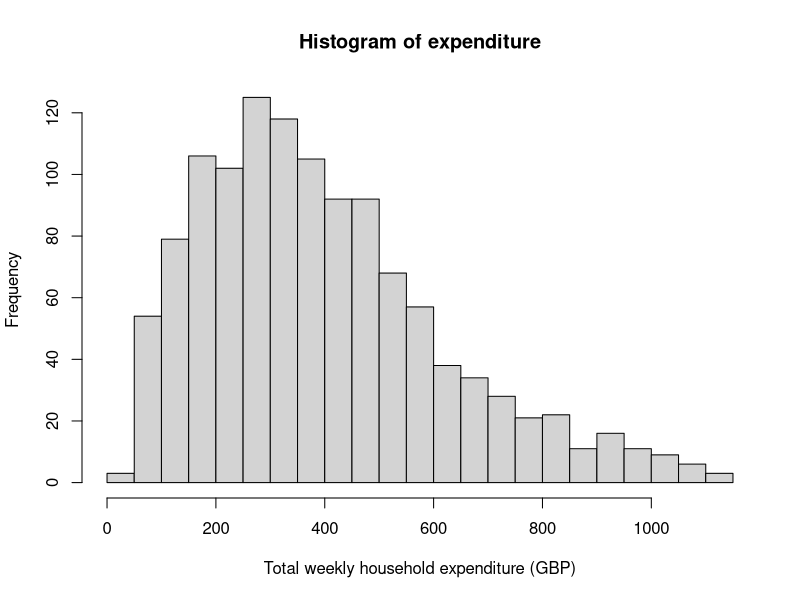
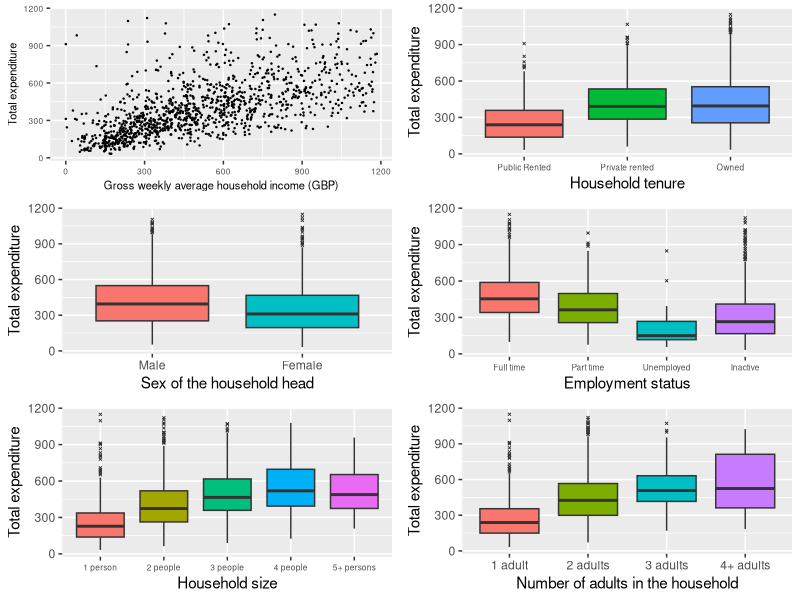
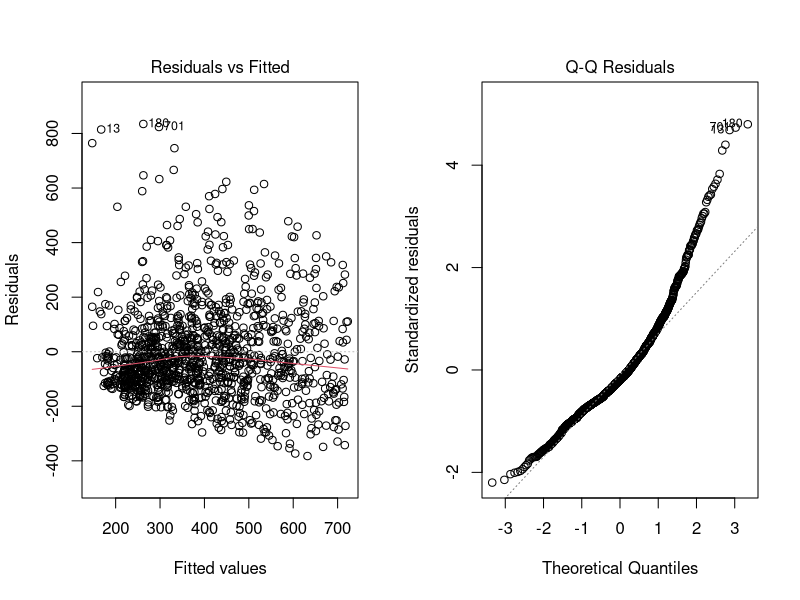
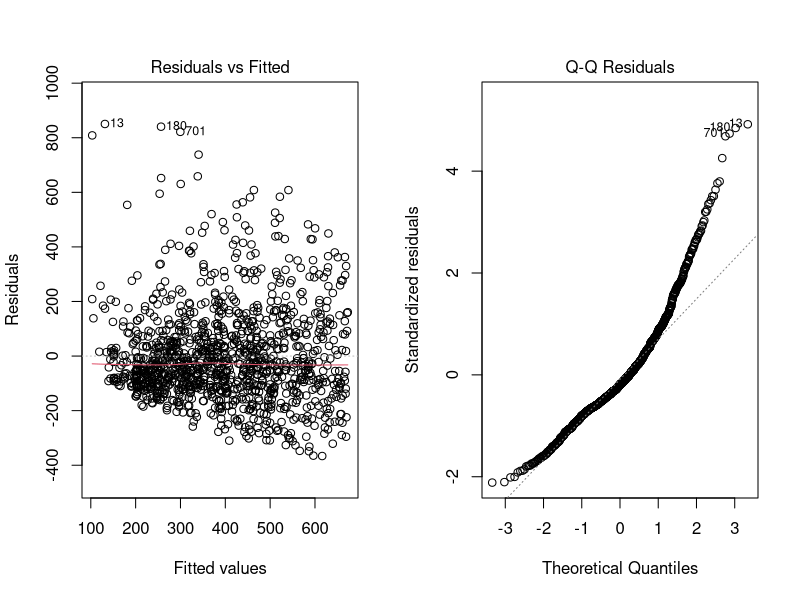
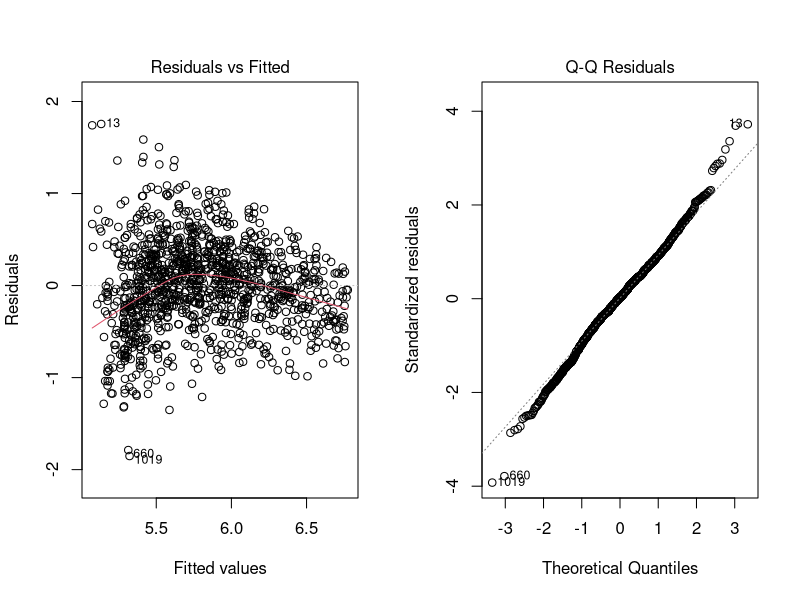
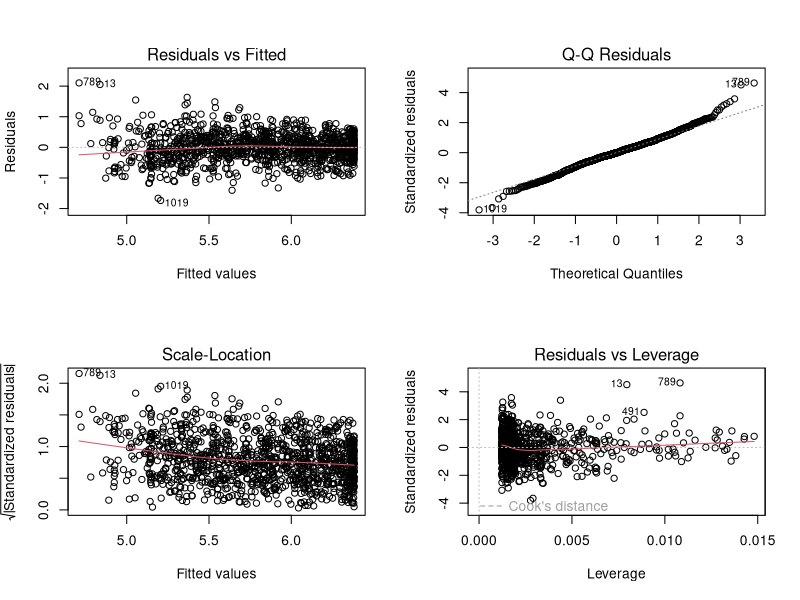
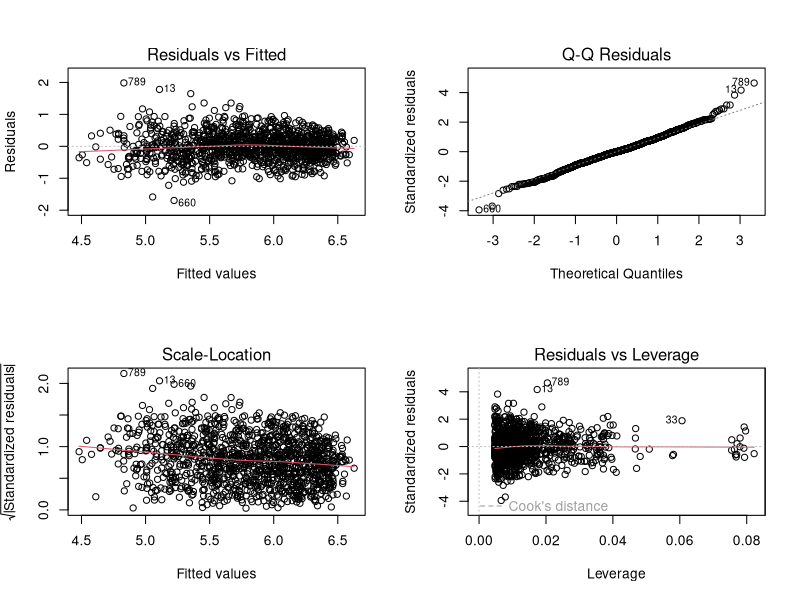
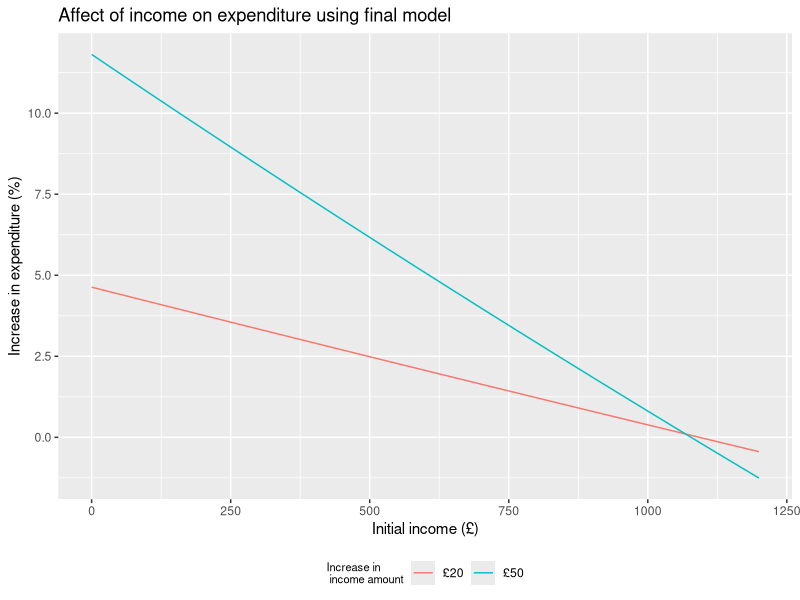

Recreate these plots in R, in order.
## ---- chunk 1
#Initial environment setup
setwd("~/Desktop/GLM/Coursework/GLM-CW")
expend.df <- read.table("expenditure.txt")
library(tidyverse)
library(kableExtra)
library(gridExtra)
library(broom)
library(MASS)
## ---- chunk 2
#Data cleaning

#coding variables as factors
expend.df$house.ten <- factor(expend.df$house.ten,levels=c(1:3),labels=c("Public Rented","Private rented","Owned"))
expend.df$sex.hh <- factor(expend.df$sex.hh,levels=c(1,2),labels=c("Male","Female"))
expend.df$lab.force <- factor(expend.df$lab.force,levels=c(1:4),labels=c("Full time", "Part time","Unemployed","Inactive"))
expend.df$hh.size <- factor(expend.df$hh.size,levels=c(1:5),labels = c("1 person","2 people","3 people","4 people","5+ persons"))
expend.df$hh.adults <- factor(expend.df$hh.adults,levels = c(1:4), labels = c("1 adult","2 adults","3 adults","4+ adults"))

## ---- chunk 3
#Histogram to examine the expenditure
hist(expend.df$expenditure,breaks = 20,
     xlab = "Total weekly household expenditure (GBP)",
     main = "Histogram of expenditure")
## ---- chunk 4
#Creating the 
#scatter plot to look at relationship between income and expenditure
p1<-ggplot(data=expend.df,aes(x=income,y=expenditure))+
  geom_point(size=0.2)+
  xlab("Gross weekly average household income (GBP)")+
  ylab("Total expenditure")+
  theme(axis.text=element_text(size=6),
        axis.title=element_text(size=8))

#boxplots
p2<-ggplot(data=expend.df,aes(y=expenditure,x=house.ten,fill=house.ten))+
  geom_boxplot(outlier.size = 0.5,outlier.shape = 4)+
  xlab("Household tenure")+
  ylab("Total expenditure")+
  guides(fill= "none")+
  theme(axis.text.x = element_text(size = 6))

#scale_fill_discrete(name="Household\ntenure")

p3<-ggplot(data=expend.df,aes(y=expenditure,x=sex.hh,fill=sex.hh))+
  geom_boxplot(outlier.size = 0.5,outlier.shape = 4)+
  xlab("Sex of the household head")+
  ylab("Total expenditure")+
  guides(fill= "none")
  
p4<-ggplot(data=expend.df,aes(y=expenditure,x=lab.force,fill=lab.force))+
  geom_boxplot(outlier.size = 0.5,outlier.shape = 4)+
  xlab("Employment status")+
  ylab("Total expenditure")+
  guides(fill= "none")+
  theme(axis.text.x = element_text(size = 6))

p5<-ggplot(data=expend.df,aes(y=expenditure,x=hh.size,fill=hh.size))+
  geom_boxplot(outlier.size = 0.5,outlier.shape = 4)+
  xlab("Household size")+
  ylab("Total expenditure")+
  guides(fill= "none")+
  theme(axis.text.x = element_text(size = 6))

p6<-ggplot(data=expend.df,aes(y=expenditure,x=hh.adults,fill=hh.adults))+
  geom_boxplot(outlier.size = 0.5,outlier.shape = 4)+
  xlab("Number of adults in the household")+
  ylab("Total expenditure")+
  guides(fill= "none")

grid.arrange(p1,p2,p3,p4,p5,p6,ncol=2,nrow=3)
## ---- chunk 5
#Question 2
#Fitting linear model
lm.income<-lm(expenditure~income,data = expend.df)
#creating table to display results
knitr::kable(as.data.frame(tidy(lm.income)[,1:3]),digits=3,caption = "Estimated coefficients and SE for part 2 model")%>%
  row_spec(0,bold=T)%>%
  kable_styling(position = "center",latex_options = "HOLD_position")
## ---- chunk 6
#Creating diagnostic plots
par(mfrow=c(1,2))
plot(lm.income,1)
plot(lm.income,2)
## ---- chunk 7
#Question 3
#Fitting model
lm.income.sqd <- lm(expenditure~income+I(income^2),data = expend.df)

#Producing table of results
knitr::kable(as.data.frame(tidy(lm.income.sqd)[,1:3]),digits=5,caption = "Estimated coefficients and SE for part 3 model")%>%
  row_spec(0,bold=T)%>%
  kable_styling(position = "center",latex_options = "HOLD_position")
## ---- chunk 8
#Creating diagnostic plots
par(mfrow=c(1,2))
plot(lm.income.sqd,1)
plot(lm.income.sqd,2)
## ---- chunk 9
#Question 4
#Fitting model
lm.log.income<-lm(log(expenditure)~income,data = expend.df)

#Producing table of results
knitr::kable(as.data.frame(tidy(lm.log.income)[,1:3]),digits=5,caption = "Estimated coefficients and SE for part 4 model")%>%
  row_spec(0,bold=T)%>%
  kable_styling(position = "center",latex_options = "HOLD_position")
## ---- chunk 10
#Creating diagnostic plots
par(mfrow=c(1,2))
plot(lm.log.income,1)
plot(lm.log.income,2)
## ---- chunk 11
#Question 4
#Fitting model
lm.log.income.sqd <- lm(log(expenditure)~income+I(income^2),data = expend.df)

#Producing table of results
knitr::kable(as.data.frame(tidy(lm.log.income.sqd)[,1:3]),digits=5,caption = "Estimated coefficients and SE for part 5 model")%>%
  row_spec(0,bold=T)%>%
  kable_styling(position = "center",latex_options = "HOLD_position")
## ---- chunk 12
#Creating diagnostic plots
par(mfrow=c(2,2))
plot(lm.log.income.sqd)
## ---- chunk 13
#Creating dataframe to store measures to compare models by
Model.comparison.data <- data.frame("Model"=c("Part 2","Part 3","Part 4", "Part 5"),
           "AIC"=c(AIC(lm.income),AIC(lm.income.sqd),AIC(lm.log.income),AIC(lm.log.income.sqd)),
           "Adj R squared"=c(glance(lm.income)$adj.r.squared,
                             glance(lm.income.sqd)$adj.r.squared,
                             glance(lm.log.income)$adj.r.squared,
                             glance(lm.log.income.sqd)$adj.r.squared))

knitr::kable(Model.comparison.data,digits=3,caption = "Comparing the AIC and adjusted R squared of models from part 2-5")%>%
  row_spec(0,bold=T)%>%
  kable_styling(position = "center",latex_options = "HOLD_position")
## ---- chunk 14
#calculating percent increase
beta_1 <- 3.117180e-03	
beta_2 <- -1.453272e-06	
x <- 512
inc <- 20
#Formual to calculate oercent increase
(exp(beta_1*(x+inc)+beta_2*(x+inc)^2)/exp(beta_1*x+beta_2*x^2)-1)*100
## ---- chunk 15
#Checking variance inflation factors (generalized as variables include factors)
car::vif(lm(log(expenditure)~income+I(income^2)+hh.size+hh.adults+sex.hh+lab.force+house.ten,data=expend.df))
## ---- chunk 16
#Creating tables for chi-squared test
prop.table(table(expend.df$hh.size,expend.df$hh.adults),2)
## ---- chunk 17
#Producing models to check relationship of number of adults and household size

lm.adult <- lm(log(expenditure)~income+I(income^2)+hh.adults,data = expend.df)
anova(lm.adult)
#adult significant
  
lm.size <- lm(log(expenditure)~income+I(income^2)+hh.size,data = expend.df)
anova(lm.size)
#size significant

lm.adult.size <- lm(log(expenditure)~income+I(income^2)+hh.size+hh.adults,data = expend.df)
anova(lm.adult.size)
#adult no longer significant
## ---- chunk 18
#Testing if interactions are significant
lm.int.income.sex <- lm(log(expenditure)~income*sex.hh+I(income^2),data=expend.df)
anova(lm.int.income.sex)
#Not significant

lm.int.income.lab <- lm(log(expenditure)~income*lab.force+I(income^2),data=expend.df)
anova(lm.int.income.lab)
#Significant

lm.int.income.size <- lm(log(expenditure)~income*hh.size+I(income^2),data=expend.df)
anova(lm.int.income.size)
#Significant

lm.int.income.ten <- lm(log(expenditure)~income*house.ten+I(income^2),data=expend.df)
anova(lm.int.income.ten)
#Significant
## ---- chunk 19
lm.int.sex.size <- lm(log(expenditure)~income+I(income^2)+hh.size*sex.hh+lab.force+house.ten,data=expend.df)
anova(lm.int.sex.size)
#significant

lm.int.sex.labour <- lm(log(expenditure)~income+I(income^2)+hh.size+sex.hh*lab.force+house.ten,data=expend.df)
anova(lm.int.sex.labour)
#not significant

lm.int.sex.tenure <- lm(log(expenditure)~income+I(income^2)+hh.size+sex.hh*house.ten+lab.force,data=expend.df)
anova(lm.int.sex.tenure)
#not significant

lm.int.size.labour <- lm(log(expenditure)~income+I(income^2)+hh.size*lab.force+sex.hh+house.ten,data=expend.df)
anova(lm.int.size.labour)
#not significant

lm.int.size.tenure <- lm(log(expenditure)~income+I(income^2)+hh.size*house.ten+sex.hh+lab.force,data=expend.df)
anova(lm.int.size.tenure)
#not significant

lm.int.labour.tenure <- lm(log(expenditure)~income+I(income^2)+hh.size+sex.hh+lab.force*house.ten,data=expend.df)
anova(lm.int.labour.tenure)
#significant
## ---- chunk 20
#Full model of all variables I want to consider
lm.log.full<-lm(log(expenditure)~income*lab.force+I(income^2)+income*house.ten+
                  income*hh.size+sex.hh*hh.size+lab.force:house.ten,data=expend.df)

AIC(lm.log.full)

#Iteratively performing model selection process
drop1(lm.log.full)
#removing lab.force:house.ten will decrease AIC
lm.full.1.deletion <- update(lm.log.full,.~.-lab.force:house.ten)
AIC(lm.full.1.deletion)

drop1(lm.full.1.deletion)
#removing any variables increases AIC thus stop iterative process

#comparing with original model
glance(lm.log.income.sqd)$adj.r.squared
glance(lm.full.1.deletion)$adj.r.squared

#AIC has been reduced and adjusted R^2 increased

anova(lm.full.1.deletion)
#All variables left statistically significant except income:house.ten
## ---- chunk 21
#Looking at which exponentiated coefficients are approx 1
data.frame("coefficent"=tidy(lm.full.1.deletion)[,1],exp(tidy(lm.full.1.deletion)[,2]))
## ---- chunk 22
#Producing table of all exponentiated regession coefficients that are approx 1
knitr::kable(data.frame(tidy(lm.full.1.deletion)[14:22,1],exp(tidy(lm.full.1.deletion)[14:22,2])),digits=5,caption="Coefficents of explantory variables with negliable affect on expenditure",)%>%
  row_spec(0,bold=T)%>%
  kable_styling(position = "center",latex_options = "HOLD_position", font_size = 7)
## ---- chunk 23
#updating to simpler model
lm.simple.model.1 <- update(lm.full.1.deletion, .~.-income:lab.force-income:hh.size-income:house.ten)

summary(lm.simple.model.1)

drop1(lm.simple.model.1)
#lowest AIC when don't remove any variables

#Therefore this is my final model
lm.final.model <- lm.simple.model.1

AIC(lm.final.model)
## ---- chunk 24
#Producing diagnostic plots
par(mfrow=c(2,2))
plot(lm.final.model)
## ---- chunk 25
#Calculating confidence intervals 

lwr <-exp(tidy(lm.final.model)$estimate+c(-1)*qnorm(0.975)*tidy(lm.final.model)$std.error)
upr <- exp(tidy(lm.final.model)$estimate+c(1)*qnorm(0.975)*tidy(lm.final.model)$std.error)

Point.estimates <- round(exp(tidy(lm.final.model)[,2]),4)
p.values <- round(tidy(lm.final.model)[,5],4)


#Producing tables to display result
knitr::kable(data.frame("coefficent"=tidy(lm.final.model)[,1],
                 Point.estimates,
                 "Confidence Interval 95%"=c(paste("(",round(lwr,4),", ",round(upr,4),")")),
                 p.values),digits=4,caption = "Summary of exponentiated variables affecting expeniture")%>%
  row_spec(0,bold=T)%>%
  kable_styling(full_width=F,latex_options = "HOLD_position",position= "center")

## ---- chunk 26
#Creating table for effect of sex and household size
sum.final.model <- summary(lm.final.model)

#Vector of point estimate of household size
house.size.effect <- c(0,
                       sum.final.model$coefficients[9,1],
                       sum.final.model$coefficients[10,1],
                       sum.final.model$coefficients[11,1],
                       sum.final.model$coefficients[12,1])
#Vector of point estimate of effect of household size and female interaction
house.size.int <- c(0,
                       sum.final.model$coefficients[14,1],
                       sum.final.model$coefficients[15,1],
                       sum.final.model$coefficients[16,1],
                       sum.final.model$coefficients[17,1])
#vecotr of standard error of household size
house.size.effect.std <- c(0,
                       sum.final.model$coefficients[9,2],
                       sum.final.model$coefficients[10,2],
                       sum.final.model$coefficients[11,2],
                       sum.final.model$coefficients[12,2])
#vector of standard error of interation of household size and female
house.size.int.std <- c(0,
                       sum.final.model$coefficients[14,2],
                       sum.final.model$coefficients[15,2],
                       sum.final.model$coefficients[16,2],
                       sum.final.model$coefficients[17,2])
#lower and upper 95% CI bound for household size
house.size.lwr <- house.size.effect-1.96*house.size.effect.std
house.size.upr <- house.size.effect+1.96*house.size.effect.std
#lower and upper 95% CI bound for household and female interaction
house.size.int.lwr <- house.size.int-1.96*house.size.int.std
house.size.int.upr <- house.size.int+1.96*house.size.int.std

#lower and upper CI bound for being female and of household size [i]
female.house.lwr <- house.size.lwr+house.size.int.lwr+(sum.final.model$coefficients[13,1]-1.96*sum.final.model$coefficients[13,2])
female.house.upr <- house.size.upr+house.size.int.upr+(sum.final.model$coefficients[13,1]+1.96*sum.final.model$coefficients[13,2])

#Creating vector of 95% CI for male and female household head with [ith] household size
male.CI <- paste0("(",round(exp(house.size.lwr),3), ", ",round(exp(house.size.upr),3),")")
female.CI <- paste0("(",round(exp(female.house.lwr),3), ", ",round(exp(female.house.upr),3),")")

#creating table of 95% CI calculated
data.frame(t(data.frame("Male head"=male.CI, "Female head"=female.CI)))%>%
  rename("1 Person"="X1",
         "2 Persons"="X2",
         "3 Persons"="X3",
         "4 Persons"="X4",
         "5+ Persons"="X5")%>%
  kable(caption = "95% CI of multiplcative effect on expenditure compared to male headed household of 1 person",format = 'pandoc')

#table(expend.df$sex.hh,expend.df$hh.size)
## ---- chunk 27
#calculating percent increase
beta_1 <- 0.002285
beta_2 <- -0.000001036
x <- 900
inc <- 20

(exp(beta_1*(x+inc)+beta_2*(x+inc)^2)/exp(beta_1*x+beta_2*x^2)-1)*100

#Finding max value of income in dataset
max(expend.df$income)
#max income is 1184.472 (approx 1200)

#Creating plot to show change in percent of 
x <- seq(from=0,to=1200,by=10)
inc <- 20
expend.inc.20 <- (exp(beta_1*(x+inc)+beta_2*((x+inc)^2))/exp(beta_1*x+beta_2*x^2)-1)*100
inc<-50
expend.inc.50 <- (exp(beta_1*(x+inc)+beta_2*((x+inc)^2))/exp(beta_1*x+beta_2*x^2)-1)*100

income.affect.df <- data.frame("Init.inc"=c(x,x),
                   "Inc.expend"=c(expend.inc.20,expend.inc.50),
                   "Inc.inc"=c(rep("£20",121),rep("£50",121)))%>%
  mutate(Inc.inc=factor(Inc.inc,levels = c("£20","£50"),labels=c("£20","£50")))

## ---- chunk 28
#Plotting affect of income on expenditure

ggplot(aes(Init.inc,Inc.expend,colour=Inc.inc),data=income.affect.df)+
  geom_line()+
  ylab("Increase in expenditure (%)")+
  xlab("Initial income (£)")+
  labs(colour = "Increase in\n income amount") +
  ggtitle("Affect of income on expenditure using final model")+
  theme(legend.position="bottom",
        legend.title=element_text(size=8))
